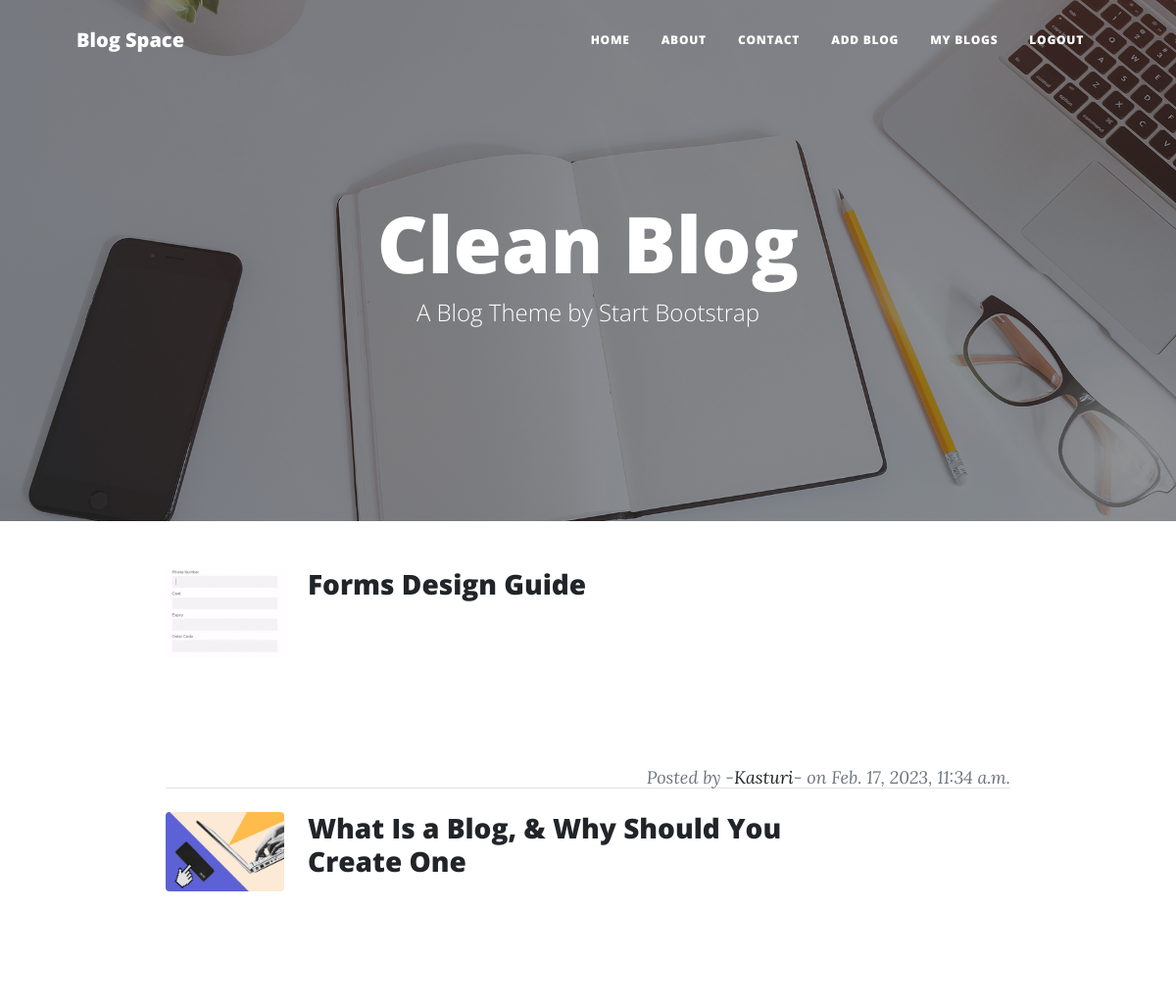
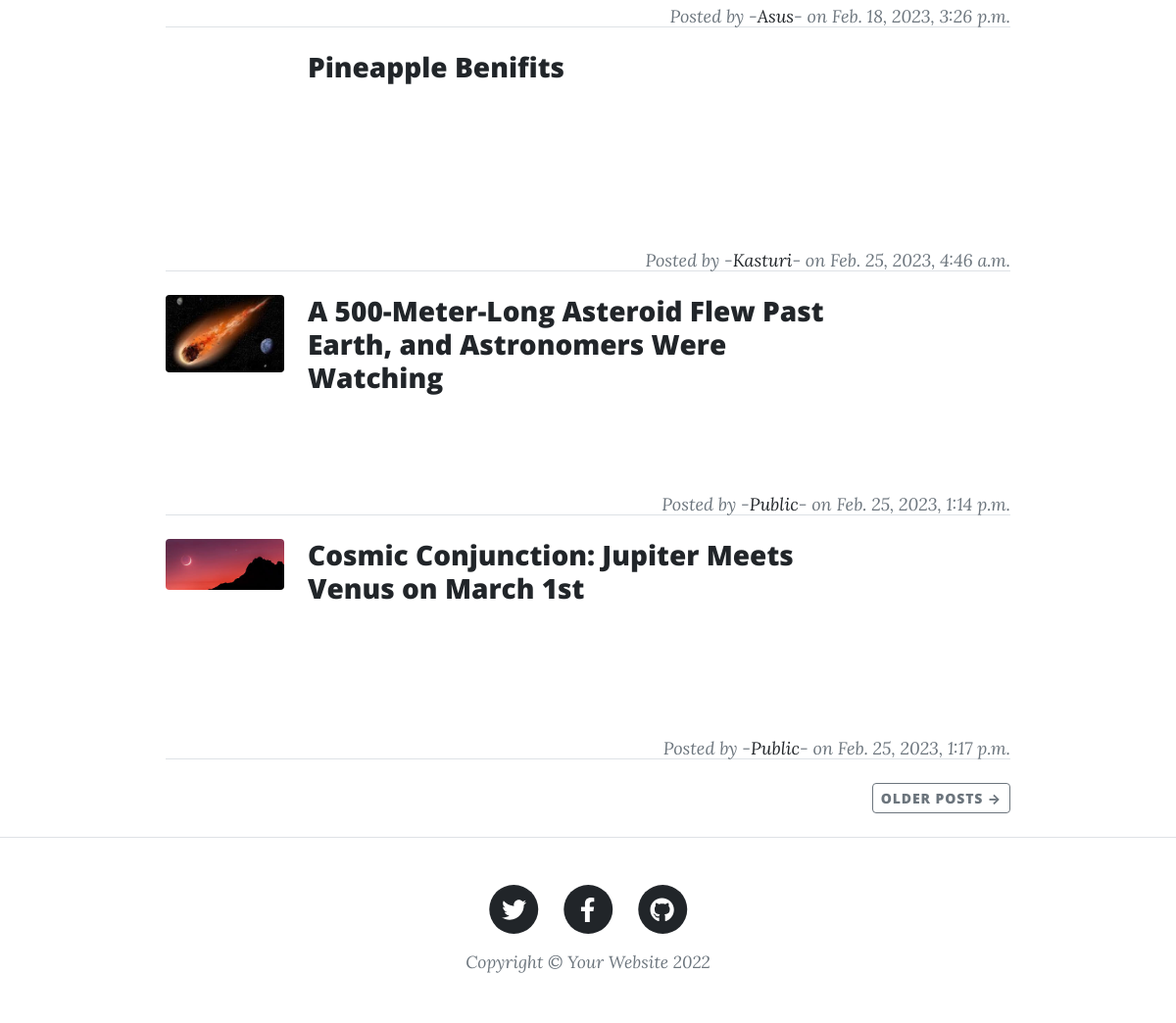
Screenshot of / (signed in) with the database file from the repository (2 pictures, top to bottom).
### home/models.py (models this page shows, shortened)
class BlogModel(models.Model):
    title = models.CharField(max_length=1000)
    content = FroalaField(theme = 'dark', options={
    'toolbarInline': False,
    'charCounterCount': False,
    'toolbarVisibleWithoutSelection': True})
    slug = models.SlugField(max_length=1000, null=True, blank=True)
    user = models.ForeignKey(User, blank=True, null=True, on_delete=models.CASCADE)
    image = models.ImageField(upload_to='blog')
    created_at = models.DateTimeField(auto_now_add=True)
    updated_at = models.DateTimeField(auto_now=True)

### home/views.py (the view)
# urls.py: 2. Add a URL to urlpatterns:  path('', views.home, name='home')
def home(request):
    context = {'blogs' : BlogModel.objects.all()}
    return render(request, 'home.html', context)

### templates/home.html
{% extends 'base.html' %}
{% load static %}
{% block content %}
<header class="masthead" style="background-image: url('static/home/assets/img/home-bg.jpg')">
  <div class="container position-relative px-4 px-lg-5">
    <div class="row gx-4 gx-lg-5 justify-content-center">
      <div class="col-md-10 col-lg-8 col-xl-7">
        <div class="site-heading">
          <h1>Clean Blog</h1>
          <span class="subheading">A Blog Theme by Start Bootstrap</span>
        </div>
      </div>
    </div>
  </div>
</header>
<div class="container px-4 px-lg-5">
  <div class="row gx-4 gx-lg-5 justify-content-center">
    <div class="col-md-12 col-lg-10 col-xl-10">
      {% for blog in blogs%}
      <div class="post-preview post-info">
        <a class="row" href="{% url 'post' blog.slug %}">
          <div class="col-4 square">
            <img class="rounded" src="/media/{{blog.image}}" alt="">
          </div>
          <div class="col-8">
            <h3 class="post-title">{{blog.title}}</h3>
          </div>
        </a>
        <p class="post-meta d-flex justify-content-end">
          Posted by -<a href="#!"> {{blog.user.username}} </a>- on {{blog.created_at}}
        </p>
      </div>
      <hr class="my-4" />
      {% endfor %}
      <div class="d-flex justify-content-end mb-4 rounded"><a class="btn btn-sm btn-outline-secondary text-uppercase rounded" href="#!">Older Posts →</a>
      </div>
    </div>
  </div>
</div>
{% endblock %}

### rows the page displays
BlogModel: image (picture), title "Forms Design Guide", user.username "Kasturi", created_at "Feb. 17, 2023, 11:34 a.m."
BlogModel: image (picture), title "What Is a Blog, & Why Should You Create One", user.username "Asus", created_at "Feb. 18, 2023, 3:26 p.m."
BlogModel: title "Pineapple Benifits", user.username "Kasturi", created_at "Feb. 25, 2023, 4:46 a.m."
BlogModel: image (picture), title "A 500-Meter-Long Asteroid Flew Past Earth, and Astronomers Were Watching", user.username "Public", created_at "Feb. 25, 2023, 1:14 p.m."
BlogModel: image (picture), title "Cosmic Conjunction: Jupiter Meets Venus on March 1st", user.username "Public", created_at "Feb. 25, 2023, 1:17 p.m."
